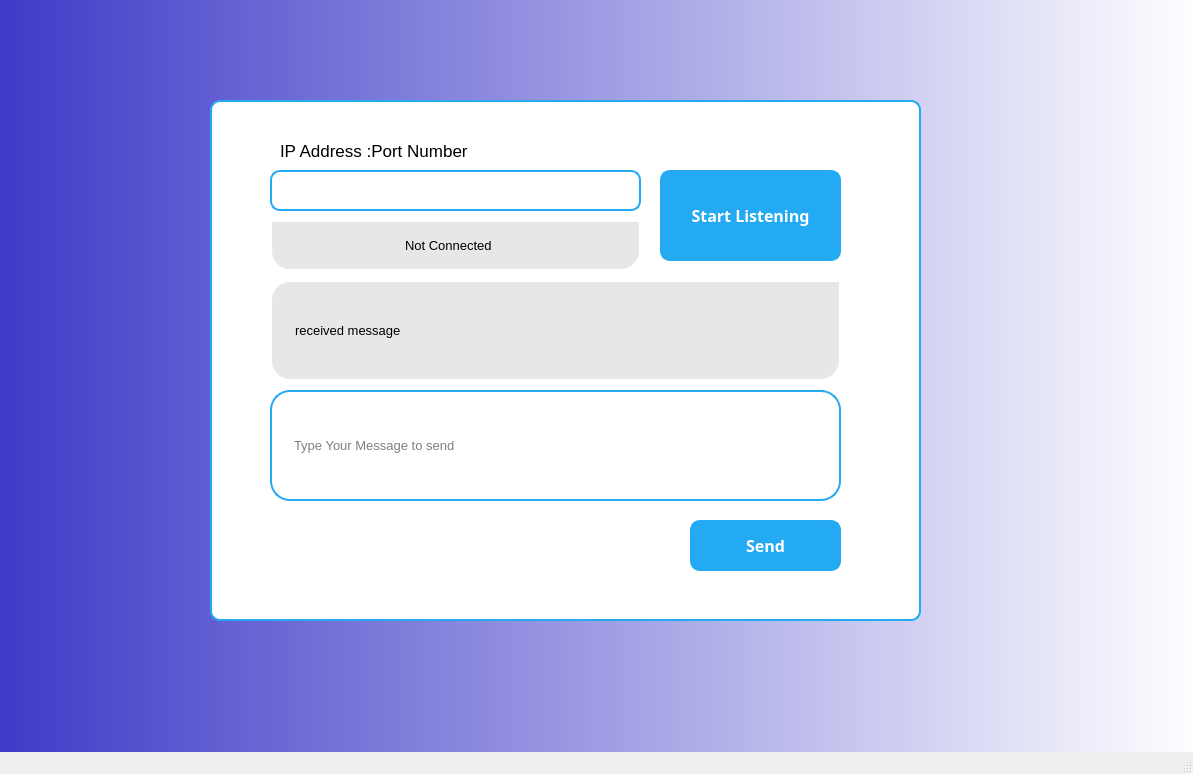
<?xml version="1.0" encoding="UTF-8"?>
<ui version="4.0">
 <class>MainWindow</class>
 <widget class="QMainWindow" name="MainWindow">
  <property name="geometry">
   <rect>
    <x>0</x>
    <y>0</y>
    <width>1193</width>
    <height>774</height>
   </rect>
  </property>
  <property name="windowTitle">
   <string>MainWindow</string>
  </property>
  <widget class="QWidget" name="centralwidget">
   <widget class="QWidget" name="widget" native="true">
    <property name="enabled">
     <bool>true</bool>
    </property>
    <property name="geometry">
     <rect>
      <x>0</x>
      <y>-10</y>
      <width>1200</width>
      <height>800</height>
     </rect>
    </property>
    <property name="styleSheet">
     <string notr="true">background:qlineargradient(spread:pad, x1:0, y1:0, x2:1, y2:0, stop:0 rgba(63, 59, 200, 255), stop:1 rgba(255, 255, 255, 255))</string>
    </property>
    <widget class="QWidget" name="widget_2" native="true">
     <property name="geometry">
      <rect>
       <x>210</x>
       <y>110</y>
       <width>711</width>
       <height>521</height>
      </rect>
     </property>
     <property name="styleSheet">
      <string notr="true">
background-color:white;
border: 2px solid rgb(35, 170, 242);
border-radius:10px;

</string>
     </property>
     <widget class="QLabel" name="label">
      <property name="geometry">
       <rect>
        <x>70</x>
        <y>30</y>
        <width>371</width>
        <height>41</height>
       </rect>
      </property>
      <property name="font">
       <font>
        <pointsize>13</pointsize>
       </font>
      </property>
      <property name="styleSheet">
       <string notr="true">border:none</string>
      </property>
      <property name="text">
       <string>IP Address :Port Number</string>
      </property>
     </widget>
     <widget class="QLineEdit" name="ipport">
      <property name="geometry">
       <rect>
        <x>60</x>
        <y>70</y>
        <width>371</width>
        <height>41</height>
       </rect>
      </property>
      <property name="font">
       <font>
        <pointsize>12</pointsize>
       </font>
      </property>
      <property name="styleSheet">
       <string notr="true">QLineEdit{
	border: 2px solid rgb(35, 170, 242);
	border-radius:10px;
	color:rgb(0, 0, 0);
	padding-left:20px;
	padding-right:20px;
}</string>
      </property>
     </widget>
     <widget class="QPushButton" name="startlistening">
      <property name="geometry">
       <rect>
        <x>450</x>
        <y>70</y>
        <width>181</width>
        <height>91</height>
       </rect>
      </property>
      <property name="font">
       <font>
        <family>Lucida Sans</family>
        <pointsize>12</pointsize>
        <weight>75</weight>
        <italic>false</italic>
        <bold>true</bold>
        <underline>false</underline>
        <strikeout>false</strikeout>
       </font>
      </property>
      <property name="mouseTracking">
       <bool>false</bool>
      </property>
      <property name="styleSheet">
       <string notr="true">QPushButton{
	background-color:rgb(35, 170, 242);
	border-radius: 10px;
	color:white;

}
QPushButton:hover{
	background-color:rgb(35, 150, 242);
}</string>
      </property>
      <property name="text">
       <string>Start Listening</string>
      </property>
      <property name="default">
       <bool>true</bool>
      </property>
     </widget>
     <widget class="QPushButton" name="send">
      <property name="geometry">
       <rect>
        <x>480</x>
        <y>420</y>
        <width>151</width>
        <height>51</height>
       </rect>
      </property>
      <property name="font">
       <font>
        <family>Lucida Sans</family>
        <pointsize>12</pointsize>
        <weight>75</weight>
        <italic>false</italic>
        <bold>true</bold>
        <underline>false</underline>
        <strikeout>false</strikeout>
       </font>
      </property>
      <property name="mouseTracking">
       <bool>false</bool>
      </property>
      <property name="styleSheet">
       <string notr="true">QPushButton{
	background-color:rgb(35, 170, 242);
	border-radius: 10px;
	color:white;

}
QPushButton:hover{
	background-color:rgb(35, 150, 242);
}</string>
      </property>
      <property name="text">
       <string>Send</string>
      </property>
      <property name="default">
       <bool>true</bool>
      </property>
     </widget>
     <widget class="QLabel" name="clientrec">
      <property name="geometry">
       <rect>
        <x>60</x>
        <y>180</y>
        <width>571</width>
        <height>101</height>
       </rect>
      </property>
      <property name="font">
       <font>
        <pointsize>10</pointsize>
       </font>
      </property>
      <property name="styleSheet">
       <string notr="true">QLabel{
padding-left:20px;
border-color:white;
background-color: rgb(231, 231, 231);
border-radius:20px;
border-top-right-radius:0px white

}</string>
      </property>
      <property name="text">
       <string>received message</string>
      </property>
     </widget>
     <widget class="QLineEdit" name="clientsend">
      <property name="geometry">
       <rect>
        <x>60</x>
        <y>290</y>
        <width>571</width>
        <height>111</height>
       </rect>
      </property>
      <property name="font">
       <font>
        <pointsize>10</pointsize>
       </font>
      </property>
      <property name="styleSheet">
       <string notr="true">QLineEdit{
	border: 2px solid rgb(35, 170, 242);
	border-radius:20px;
	color:rgb(0, 0, 0);
	padding-left:20px;
	padding-right:20px;
}</string>
      </property>
      <property name="placeholderText">
       <string>Type Your Message to send</string>
      </property>
     </widget>
     <widget class="QLabel" name="conn">
      <property name="geometry">
       <rect>
        <x>60</x>
        <y>120</y>
        <width>371</width>
        <height>51</height>
       </rect>
      </property>
      <property name="font">
       <font>
        <pointsize>10</pointsize>
       </font>
      </property>
      <property name="styleSheet">
       <string notr="true">QLabel{
padding-left:130px;
border-color:white;
background-color: rgb(231, 231, 231);
border-radius:20px;
border-top-left-radius:0px white;
border-top-right-radius:0px white

}</string>
      </property>
      <property name="text">
       <string>Not Connected</string>
      </property>
     </widget>
    </widget>
   </widget>
  </widget>
  <widget class="QMenuBar" name="menubar">
   <property name="geometry">
    <rect>
     <x>0</x>
     <y>0</y>
     <width>1193</width>
     <height>26</height>
    </rect>
   </property>
  </widget>
  <widget class="QStatusBar" name="statusbar"/>
 </widget>
 <resources/>
 <connections/>
</ui>
